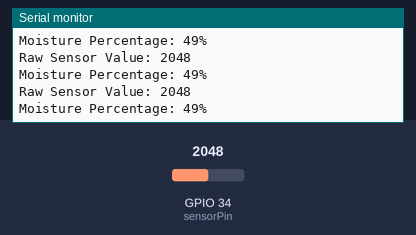
A sketch run on a simulated ESP32. Shown: the last lines printed to the serial monitor. The test bench sets the inputs (shaded band); at power-on: GPIO 34 (sensorPin) = 2048. WiFi joins after 1.5 s; servers stay silent unless stated.

Above: at 3.3 s.
3.4 s: GPIO 34 (sensorPin) set to 2866
At 3.9 s:
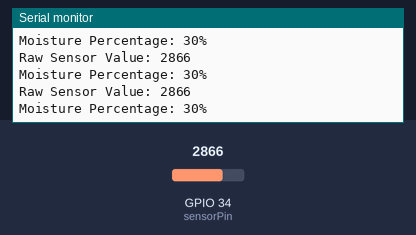
4.9 s: GPIO 34 (sensorPin) set to 3603
At 5.9 s:
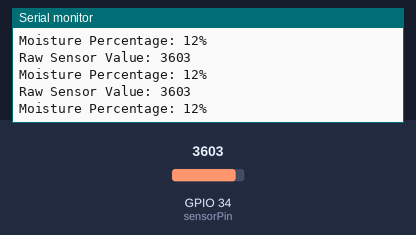
Timing chart, 0 to 7.5 s (numbered marks = the images above; inputs shaded):
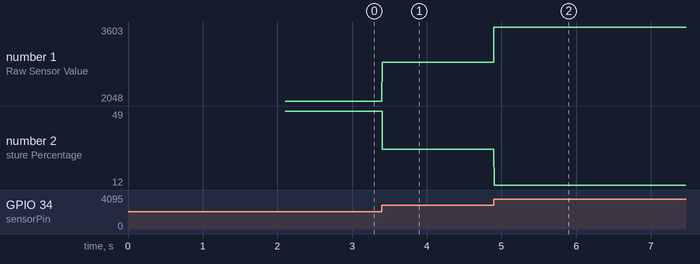

Measured:
- after the input at 3.4 s, the serial monitor: prints a new line at once (image 1)
- after the input at 4.9 s, the serial monitor: prints a new line at once (image 2)
- plotted number 1: 2048 → 2866 after the input at 3.4 s, 2866 → 3603 after the input at 4.9 s
- plotted number 2: 49 → 30 after the input at 3.4 s, 30 → 12 after the input at 4.9 s

The sketch:

water_level_code.ino
```cpp
#define BLYNK_TEMPLATE_ID "your_template_id"
#define BLYNK_TEMPLATE_NAME "your_template_name"
#define BLYNK_AUTH_TOKEN "your_token_here"
#define BLYNK_PRINT Serial // Enables serial print for monitoring
#include <WiFi.h>
#include <BlynkSimpleEsp32.h>

// Blynk authentication token, replace with your own
char auth[] = BLYNK_AUTH_TOKEN;  // Use the authentication token from your Blynk project


// Your Wi-Fi credentials, replace with your network credentials
char ssid[] = "your_wifi_name";
char pass[] = "your_hotspot_password";

// Pin where the soil moisture sensor is connected
int sensorPin = 34;  // Analog pin on ESP32

// Define variables
int sensorValue = 0;  // Variable to store the sensor reading
int moisturePercent = 0;  // Variable to store the moisture level as a percentage

// Threshold to trigger the notification (adjust according to your needs)
int dryThreshold = 30;  // Example: if moisture falls below 30%, send a notification
int wetThreshold = 70;  // Example: if moisture exceeds 70%, send a notification

// Variable to keep track of whether notification was sent to avoid spam
bool notificationSent = false;

void setup() {
  // Initialize serial communication for debugging
  Serial.begin(115200);

  // Initialize Blynk
  Blynk.begin(auth, ssid, pass);

  // Optionally, you can wait until connected to Blynk before starting
  while (Blynk.connect() == false) {
    // Wait until connected
  }

  // Print message when connected
  Serial.println("Connected to Blynk Server");
}

void loop() {
  // Read the raw analog value from the soil moisture sensor
  sensorValue = analogRead(sensorPin);

  // Map the sensor value to a percentage (0% = dry, 100% = wet)
  moisturePercent = map(sensorValue, 4095, 0, 0, 100);  // Adjust as per calibration

  // Print the raw sensor value and percentage for debugging
  Serial.print("Raw Sensor Value: ");
  Serial.println(sensorValue);
  Serial.print("Moisture Percentage: ");
  Serial.print(moisturePercent);
  Serial.println("%");

  // Send the moisture percentage to the Blynk app (e.g., Virtual Pin V0)
  Blynk.virtualWrite(V0, moisturePercent);


  // Handle Blynk communication
  Blynk.run();
}
```
